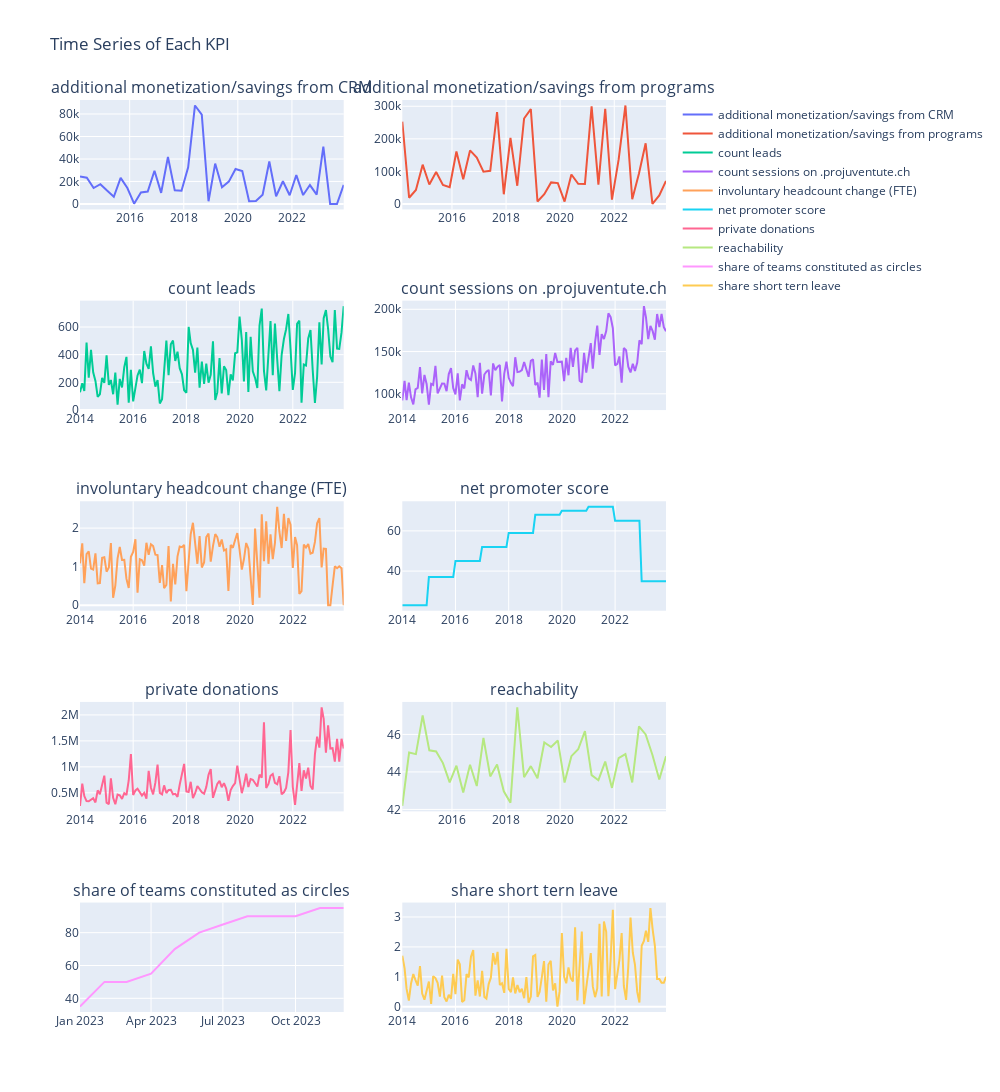

Source (notebook cell):
### Code cell
# Creating subplots for the time series of each KPI 
fig = make_subplots(rows=5, cols=2, subplot_titles=kpis, shared_xaxes=False)

row = 1
col = 1
for kpi in kpis:
    dfKpi = dfAllYears[dfAllYears['kpi'] == kpi]
    trace = go.Scatter(x=dfKpi['date'], y=dfKpi['value'], name=kpi, mode='lines')
    fig.add_trace(trace, row=row, col=col)
    col += 1
    if col > 2:
        col = 1
        row += 1

fig.update_layout(height=1200, width=1000, title_text='Time Series of Each KPI')
fig.show()
